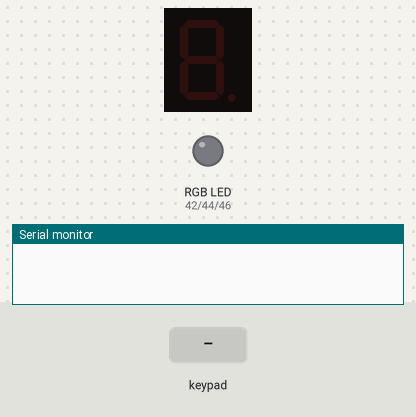
This sketch was run on a simulated Arduino Mega 2560, built with avr-gcc and run on an emulated ATmega2560. Shown: 1-digit seven-segment display, an RGB LED mixed from three pins (HIGH = lit), the last lines printed to the serial monitor. Wiring (inferred from the names in the program): 1-digit 7-segment display, segments lit when HIGH: segments pin 2, pin 3, pin 4, pin 5, pin 6, pin 8, pin 9. The test bench sets the inputs (shaded band). The segment pins are drawn as the display they are named for; pins used as bus, display or sensor lines are not drawn.

Above: at 1.2 s.
1.3 s: keypad keys 3 4 9 8 pressed 0.4 s apart
At 3.9 s:
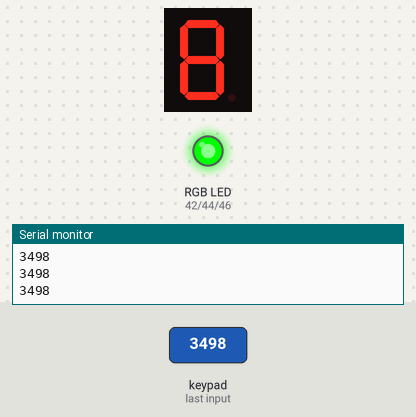
4.4 s: key 'A' pressed
At 5.3 s:
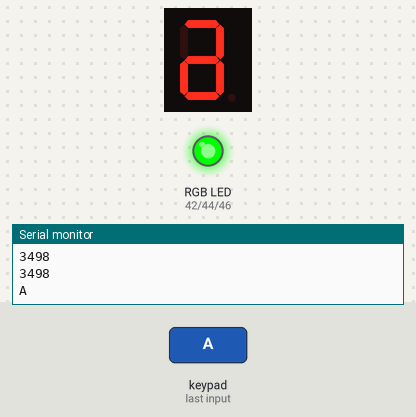
5.9 s: key 'B' pressed
At 6.6 s:
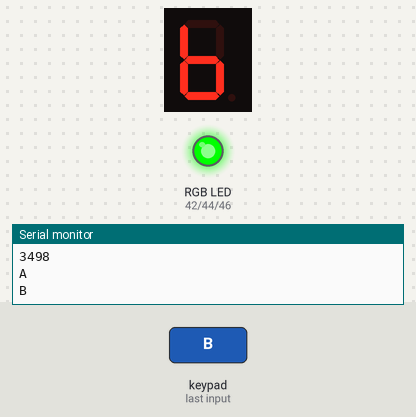
7.4 s: keypad keys 3 4 9 8 # pressed 0.4 s apart
At 10.1 s:
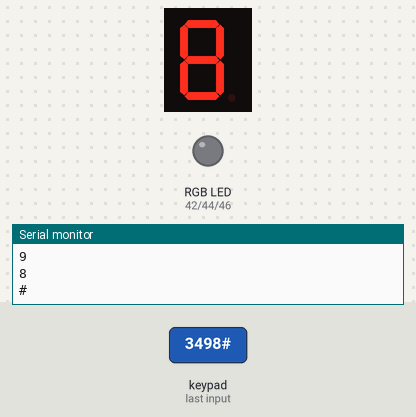
10.9 s: key 'C' pressed
At 11.5 s:
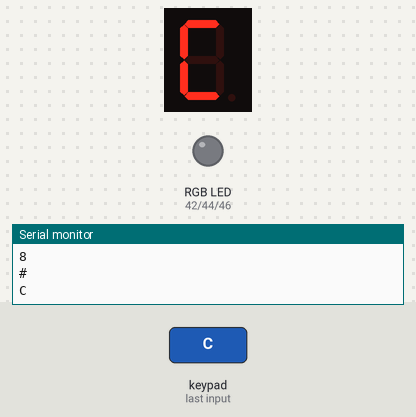
12.4 s: keypad keys 3 4 9 8 * pressed 0.4 s apart
At 14.9 s:
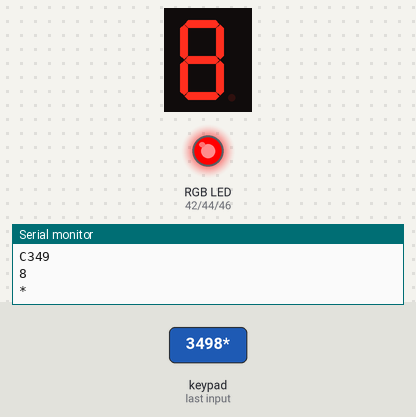
Timing chart, 0 to 16.4 s (numbered marks = the images above; inputs shaded):
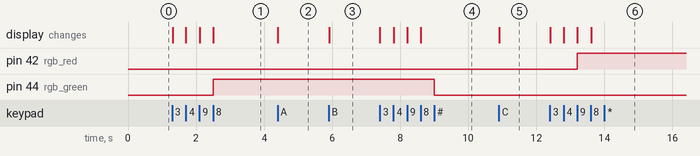

Measured:
- after the input at 1.3 s, pin 44 (rgb_green): LOW → HIGH after 1.2 s; the display: first changes at once (image 1 shows a later state)
- after the input at 4.4 s, the display: changes at once (image 2)
- after the input at 5.9 s, the display: changes at once (image 3)
- after the input at 7.4 s, pin 44 (rgb_green): HIGH → LOW after 1.6 s; the display: first changes at once (image 4 shows a later state)
- after the input at 10.9 s, the display: changes at once (image 5)
- after the input at 12.4 s, pin 42 (rgb_red): LOW → HIGH after 0.81 s; the display: first changes at once (image 6 shows a later state)

The sketch:

Keypad7Seg.ino
```cpp
/* @file HelloKeypad.pde
|| @version 1.0
|| @author Alexander Brevig
|| @contact alexanderbrevig@gmail.com
||
|| @description
|| | Demonstrates the simplest use of the matrix Keypad library.
|| #
*/
#include <Keypad.h>

const byte ROWS = 4; //four rows
const byte COLS = 4; //four columns
char keys[ROWS][COLS] = {
  {'1','2','3','A'},
  {'4','5','6','B'},
  {'7','8','9','C'},
  {'*','0','#','D'}
};
//byte rowPins[ROWS] = {5, 4, 3, 2}; //connect to the row pinouts of the keypad
//byte colPins[COLS] = {9, 8, 7, 6}; //connect to the column pinouts of the keypad

byte rowPins[ROWS] = {22, 24, 26, 28}; //connect to the row pinouts of the keypad
byte colPins[COLS] = {30, 32, 34, 36};

Keypad keypad = Keypad( makeKeymap(keys), rowPins, colPins, ROWS, COLS );

int a = 2;  //For displaying segment "a"
int b = 3;  //For displaying segment "b"
int c = 4;  //For displaying segment "c"
int d = 5;  //For displaying segment "d"
int e = 6;  //For displaying segment "e"
int f = 8;  //For displaying segment "f"
int g = 9;  //For displaying segment "g"

int rgb_red = 42, rgb_green = 44, rgb_blue = 46, counter = 0;
String pswd = "3498", entStr = "";

void setup(){
  Serial.begin(9600);
  pinMode(a, OUTPUT);  //A
  pinMode(b, OUTPUT);  //B
  pinMode(c, OUTPUT);  //C
  pinMode(d, OUTPUT);  //D
  pinMode(e, OUTPUT);  //E
  pinMode(f, OUTPUT);  //F
  pinMode(g, OUTPUT);  //G
  pinMode(rgb_red, OUTPUT);pinMode(rgb_green, OUTPUT);pinMode(rgb_blue, OUTPUT);
}

void loop(){
  char key = keypad.getKey();
  selectDigit(key);
  if(counter == 4){
    Serial.println(entStr);
    if(pswd.equals(entStr)){
      digitalWrite(rgb_green, HIGH);
    }
    else{
      digitalWrite(rgb_red, HIGH);
    }
  }

}

void selectDigit(char key){
  if (key){
    Serial.println(key);
    switch(key){
      case '1':
        displayDigit(1);
        break;
      case '2':
        displayDigit(2);
        break;
      case '3':
        displayDigit(3);
        break;
      case '4':
        displayDigit(4);
        break;
      case '5':
        displayDigit(5);
        break;
      case '6':
        displayDigit(6);
        break;
      case '7':
        displayDigit(7);
        break;
      case '8':
        displayDigit(8);
        break;
      case '9':
        displayDigit(9);
        break;
      case '0':
        displayDigit(0);
        break;
      case 'A':
        displayDigit(10);
        break;
      case 'B':
        displayDigit(11);
        break;
      case 'C':
        displayDigit(12);
        break;
      case 'D':
        displayDigit(13);
        break;
      case '#':
        digitalWrite(rgb_red, LOW);
        digitalWrite(rgb_green, LOW);
        entStr = "";
        Serial.println(entStr);
        counter = 0;
    }

    if(counter <= 4 && key != '#'){
      entStr.concat(key);
      counter++;
    }
  }
}

void displayDigit(int digit)
{
  turnOff();
 //Conditions for displaying segment a
 if(digit!=1 && digit != 4 && digit!= 11 && digit != 13)
 digitalWrite(a,HIGH);

 //Conditions for displaying segment b
 if(digit != 5 && digit != 6 && digit!=11 && digit!=12)
 digitalWrite(b,HIGH);

 //Conditions for displaying segment c
 if(digit !=2 && digit != 12)
 digitalWrite(c,HIGH);

 //Conditions for displaying segment d
 if(digit != 1 && digit !=4 && digit !=7)
 digitalWrite(d,HIGH);

 //Conditions for displaying segment e
 if(digit == 2 || digit ==6 || digit == 8 || digit==0)
 digitalWrite(e,HIGH);

 if(digit==10 || digit==11 || digit==12 || digit == 13)
 digitalWrite(e, HIGH);

 //Conditions for displaying segment f
 if(digit != 1 && digit !=2 && digit!=3 && digit !=7 && digit != 13 && digit != 10)
 digitalWrite(f,HIGH);

 if (digit!=0 && digit!=1 && digit !=7 && digit!=12)
 digitalWrite(g,HIGH);

}
void turnOff()
{
  digitalWrite(a,LOW);
  digitalWrite(b,LOW);
  digitalWrite(c,LOW);
  digitalWrite(d,LOW);
  digitalWrite(e,LOW);
  digitalWrite(f,LOW);
  digitalWrite(g,LOW);
}
```
